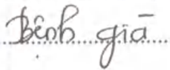
#> input picture img2.png, 170 x 70 px
$ python -i segmentation.py   (imports and definitions only)   (older library calls are emulated)
#> lines starting #> are read from the running program, lines starting #| are printed output that depends on the picture; after the words box and inside, x2 and y2 are one past the last pixel; in counts of white or black regions, pixels touching at a corner belong together
#> further down, picture is the input picture: shape (70, 170, 3); mean B, G, R 239.5, 239.5, 239.8
import cv2
import numpy as np
import imutils
import matplotlib.pyplot as plt

# [84 lines left out: functions align, align_images, name_crop, not called in this run]


def maximize_contrast(imgGrayscale):
	#Làm cho độ tương phản lớn nhất
	height, width = imgGrayscale.shape[:2]
#> height = 70; width = 170

	imgTopHat = np.zeros((height, width, 1), np.uint8)
	imgBlackHat = np.zeros((height, width, 1), np.uint8)
	structuringElement = cv2.getStructuringElement(cv2.MORPH_RECT, (5, 25)) #tạo bộ lọc kernel

	imgTopHat = cv2.morphologyEx(imgGrayscale, cv2.MORPH_TOPHAT, structuringElement, iterations = 5) #nổi bật chi tiết sáng trong nền tối
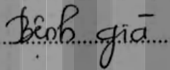
#> imgTopHat: shape (70, 170); min 0, max 174, mean 127.5
	#cv2.imwrite("tophat.jpg",imgTopHat)
	imgBlackHat = cv2.morphologyEx(imgGrayscale, cv2.MORPH_BLACKHAT, structuringElement, iterations = 5) #Nổi bật chi tiết tối trong nền sáng
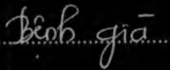
#> imgBlackHat: shape (70, 170); min 0, max 174, mean 15.4
	#cv2.imwrite("blackhat.jpg",imgBlackHat)
	imgGrayscalePlusTopHat = cv2.add(imgGrayscale, imgTopHat)
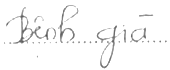
#> imgGrayscalePlusTopHat: shape (70, 170); min 81, max 255, mean 248.3
	imgGrayscalePlusTopHatMinusBlackHat = cv2.subtract(imgGrayscalePlusTopHat, imgBlackHat)

	#Kết quả cuối là ảnh đã tăng độ tương phản
	return imgGrayscalePlusTopHatMinusBlackHat


def remove_noise(img):
    img = cv2.cvtColor(img, cv2.COLOR_BGR2GRAY)
    img = maximize_contrast(img)

    _, blackAndWhite = cv2.threshold(img, 0, 255, cv2.THRESH_BINARY_INV+cv2.THRESH_OTSU)
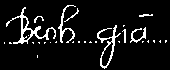
#> blackAndWhite: shape (70, 170); 8.2% white in thin lines or dots, all inside (x1, y1, x2, y2) = (4, 5, 167, 69)

    kernel = np.ones((1,2),np.uint8)
    blackAndWhite = cv2.erode(blackAndWhite, kernel, iterations=1)
#> blackAndWhite: shape (70, 170); 5.1% white in thin lines or dots, all inside (x1, y1, x2, y2) = (7, 5, 167, 68)

    nlabels, labels, stats, centroids = cv2.connectedComponentsWithStats(blackAndWhite, None, None, None, 8, cv2.CV_32S)
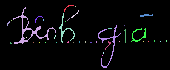
#> labels: shape (70, 170) int32; 40 distinct labels, from 0 to 39; one colour per label, 0 black
#> nlabels = 40; stats = 40 rows, first 6: [0, 0, 170, 70, 11289], [64, 5, 10, 7, 14], [13, 7, 43, 37, 212], [75, 6, 1, 1, 1], [71, 10, 8, 8, 12], [59, 13, 16, 30, 75]; centroids = 40 pairs, first value 7.86 to 166, second value 6 to 55
    sizes = stats[1:, -1] #get CC_STAT_AREA component
#> sizes = 39 values, max 212 at index 1, min 1 at index 2, mean 15.67
    img2 = np.zeros((labels.shape), np.uint8)

    for i in range(0, nlabels - 1):
        if sizes[i] >= 10:   #filter small dotted regions
            img2[labels == i + 1] = 255
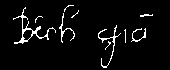
#> img2: shape (70, 170); 4.7% white in thin lines or dots, all inside (x1, y1, x2, y2) = (13, 5, 153, 68)

    res = cv2.bitwise_not(img2)
    kernel1 = np.ones((2,1),np.uint8)
    res = cv2.morphologyEx(res, cv2.MORPH_OPEN, kernel1)
#> res: shape (70, 170); 95.3% white; black in thin lines or dots, all inside (x1, y1, x2, y2) = (13, 6, 153, 69)

    res = cv2.GaussianBlur(res,(3,3),3)
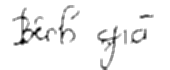
#> res: shape (70, 170); min 0, max 255, mean 243

    return res


# [31 lines left out: function word_segmentation, not called in this run]

>>> import cv2
>>> picture = cv2.imread('../img2.png')
>>> result = remove_noise(picture)

$ run again, on img3.png
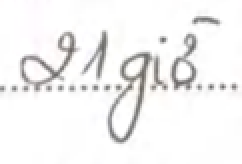
#> input picture img3.png, 121 x 82 px (shown 2 times larger)
#> picture is the input picture: shape (82, 121, 3); mean B, G, R 242.5, 242.6, 243.1
#> in remove_noise, `nlabels, labels, stats, centroids = cv2.connectedComponentsWithStats(b..`:
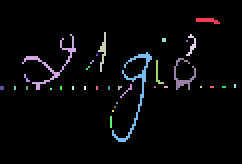
#> labels: shape (82, 121) int32 (shown 2 times larger); 35 distinct labels, from 0 to 34; one colour per label, 0 black
#> nlabels = 35; stats = 35 rows, first 6: [0, 0, 121, 82, 9512], [98, 9, 12, 3, 23], [11, 17, 27, 28, 91], [49, 16, 4, 20, 31], [93, 17, 5, 11, 19], [81, 19, 2, 2, 4]; centroids = 35 pairs, first value 0.5 to 117, second value 9.74 to 60.5
#> sizes = 34 values, max 115 at index 7, min 1 at index 5, mean 12.06
#> in remove_noise, `res = cv2.GaussianBlur(res,(3,3),3)`:
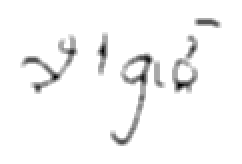
#> res: shape (82, 121) (shown 2 times larger); min 0, max 255, mean 246.1

$ run again, on Untitled1.png
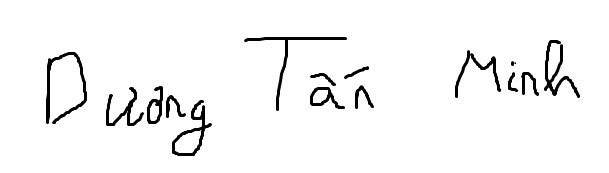
#> input picture Untitled1.png, 609 x 173 px
#> picture is the input picture: shape (173, 609, 3); min 0, max 255, mean 245.2
#> in remove_noise, `nlabels, labels, stats, centroids = cv2.connectedComponentsWithStats(b..`:
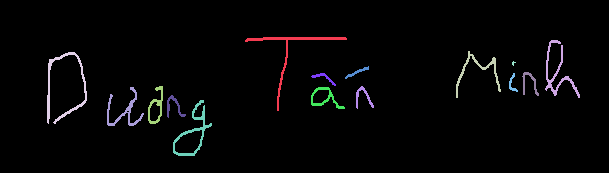
#> labels: shape (173, 609) int32; 16 distinct labels, from 0 to 15; one colour per label, 0 black
#> nlabels = 16; stats = 16 rows, first 6: [0, 0, 609, 173, 102114], [245, 37, 102, 74, 461], [545, 40, 35, 58, 378], [456, 51, 45, 47, 278], [47, 52, 40, 72, 457], [512, 61, 4, 5, 10]; centroids = 16 rows, first 8: [304.6, 85.93], [290.8, 50.69], [557.3, 71.93], [477.6, 70.48], [63.68, 86.83], [513, 62.8], [356.8, 71.76], [323.4, 77.27]
#> sizes = [461, 378, 278, 457, 10, 72, 75, 59, 118, 300, 200, 202, 113, 121, 399]
#> in remove_noise, `res = cv2.GaussianBlur(res,(3,3),3)`:
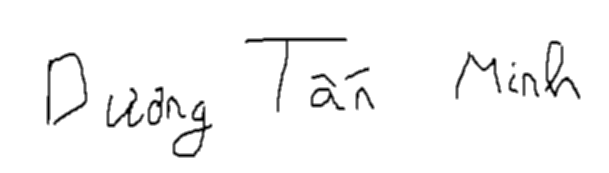
#> res: shape (173, 609); min 0, max 255, mean 247.1

$ run again, on Untitled11.png
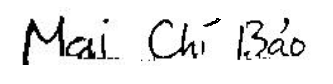
#> input picture Untitled11.png, 333 x 84 px
#> picture is the input picture: shape (84, 333, 3); min 0, max 255, mean 235
#> labels: shape (84, 333) int32; 18 distinct labels, from 0 to 17
#> nlabels = 18; stats = 18 rows, first 6: [0, 0, 333, 84, 26351], [23, 16, 41, 49, 474], [104, 19, 5, 4, 16], [150, 19, 48, 39, 299], [204, 18, 17, 9, 45], [281, 18, 8, 15, 40]; centroids = 18 rows, first 8: [167.1, 41.53], [42.04, 38.2], [106.1, 20.31], [172.3, 41.71], [212.3, 22.53], [285.7, 23.88], [255.8, 23.02], [240.4, 42.1]
#> sizes = 17 values, max 474 at index 0, min 4 at index 16, mean 95.35
#> in remove_noise, `res = cv2.GaussianBlur(res,(3,3),3)`:
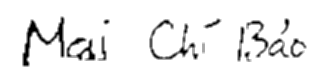
#> res: shape (84, 333); min 0, max 255, mean 240.3
